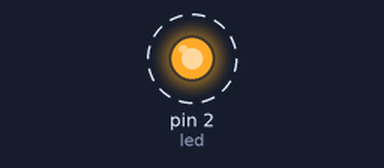
Recording of a sketch running on a simulated Arduino Uno, built with avr-gcc and run on an emulated ATmega328P. On the bench: output pins drawn as LEDs (lit = HIGH). Dashed ring = blinking. What the sketch prints to the serial monitor is not drawn.

Above: at 0.5 s.
Timing chart, 0 to 4.6 s (numbered marks = the images above):
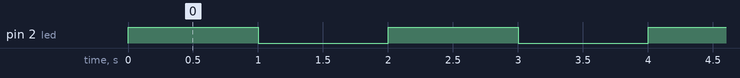

Measured:
- by itself, pin 2 (led): alternates HIGH for 1.0 s and LOW for 1.0 s

The sketch:

sketch_jan17a.ino
```cpp
int led = 2;

void setup() {
  // put your setup code here, to run once:
  pinMode(led, OUTPUT);
  Serial.begin(9600);

}

void loop() {
  // put your main code here, to run repeatedly:
  digitalWrite(led,HIGH);
  Serial.println("Prendiendo");
  delay(1000);
  digitalWrite(led,LOW);
  delay(1000);

}
```
